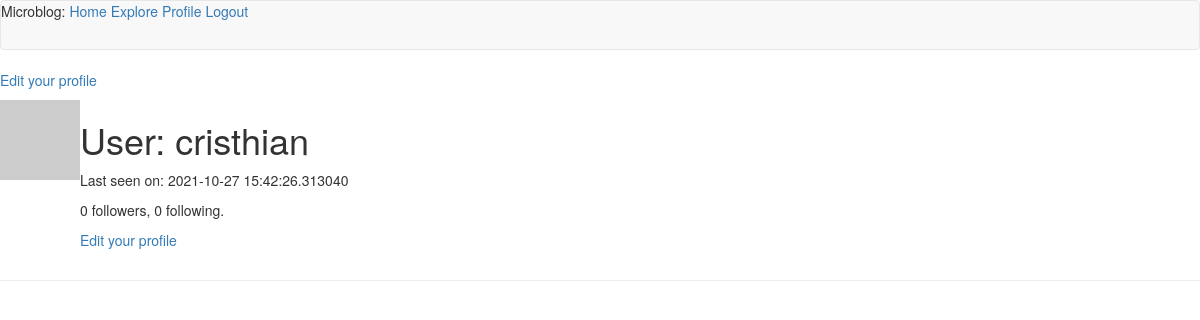
The page /userProfile/cristhian (signed in) on the database as committed earlier.
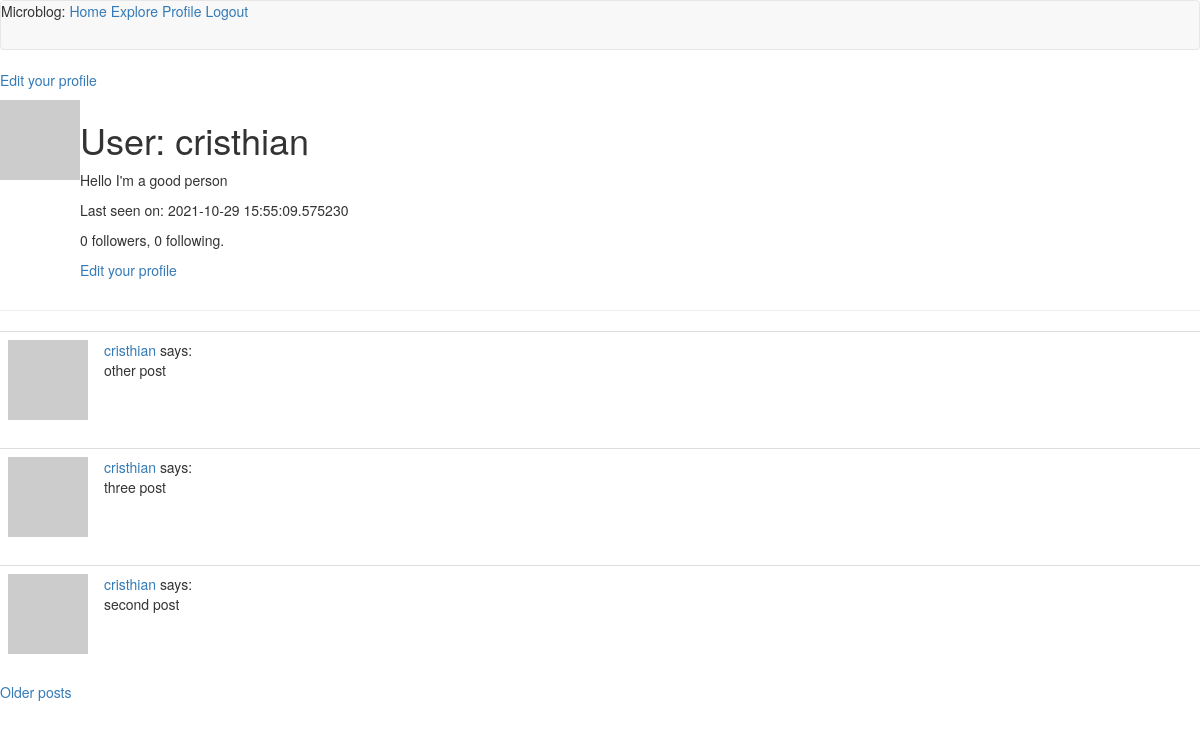
The same page on the database as committed later.
### app/models.py (models this page shows, shortened)
class User(UserMixin, db.Model):
    id = db.Column(db.Integer, primary_key=True)
    username = db.Column(db.String(64), index=True, unique=True)
    email = db.Column(db.String(120), index=True, unique=True)
    password_hash = db.Column(db.String(128))
    posts = db.relationship('Post', backref='author', lazy='dynamic')
    about_me = db.Column(db.String(140))
    last_seen = db.Column(db.DateTime, default=datetime.utcnow)
    followed = db.relationship(
        'User', secondary=followers,
        primaryjoin=(followers.c.follower_id == id),
        secondaryjoin=(followers.c.followed_id == id),
        backref=db.backref('followers', lazy='dynamic'), lazy='dynamic')
    def avatar(self, size=80):
        return f'https://gravatar.com/avatar/asd?d=mp&s={size}'

class Post(db.Model):
    id = db.Column(db.Integer, primary_key=True)
    body = db.Column(db.String(140))
    timestamp = db.Column(db.DateTime, index=True, default=datetime.utcnow) # Pass the function no result of it
    user_id = db.Column(db.Integer, db.ForeignKey('user.id'))

### app/routes.py (the view)
@app.route('/userProfile/<username>')
@login_required
def userProfile(username):
    user = User.query.filter_by(username=username).first_or_404()
    page = request.args.get('page', 1, type=int)
    posts = user.posts.order_by(Post.timestamp.desc()).paginate(
        page, app.config['POSTS_PER_PAGE'], False)
    next_url = url_for('userProfile', username=user.username, page=posts.next_num) \
        if posts.has_next else None
    prev_url = url_for('userProfile', username=user.username, page=posts.prev_num) \
        if posts.has_prev else None
    form = EmptyForm()
    return render_template('user.html', user=user, posts=posts.items,
                           next_url=next_url, prev_url=prev_url, form=form)

### app/models.py (called while the page is built)
@login.user_loader
def load_user(id):
    return User.query.get(int(id))

### app/routes.py (called while the page is built)
@app.before_request
def before_request():
    if current_user.is_authenticated:
        current_user.last_seen = datetime.utcnow()
        db.session.commit()

### app/templates/user.html (shortened to what this page needs)
{% extends "base.html" %}
{% block content %}
    <table>
        <tr valign="top">
            <td><img src="{{ user.avatar(128) }}"></td>
            <td>
                <h1>User: {{ user.username }}</h1>
                {% if user.about_me %}<p>{{ user.about_me }}</p>{% endif %}
                {% if user.last_seen %}<p>Last seen on: {{ user.last_seen }}</p>{% endif %}
                <p>{{ user.followers.count() }} followers, {{ user.followed.count() }} following.</p>
                {% if user == current_user %}
                <p><a href="{{ url_for('edit_profile') }}">Edit your profile</a></p>
                {% endif %}
            </td>
            {% if user == current_user %}
            <p><a href="{{ url_for('edit_profile') }}">Edit your profile</a></p>
            {% endif %}
        </tr>
    </table>
    <hr>
    {% for post in posts %}
        {% include '_post.html' %}
    {% endfor %}
    {% if next_url %}
        <a href="{{ next_url }}">Older posts</a>
    {% endif %}
{% endblock %}

### app/templates/base.html (shortened to what this page needs)
{% extends 'bootstrap/base.html' %}
{% block navbar %}
    <nav class="navbar navbar-default">
        <div>
            Microblog:
            <a href="{{ url_for('index') }}">Home</a>
            <a href="{{ url_for('explore') }}">Explore</a>
            {% if current_user.is_anonymous %}
            <a href="{{ url_for('login') }}">Login</a>
            {% else %}
            <a href="{{ url_for('userProfile', username=current_user.username) }}">Profile</a>
            <a href="{{ url_for('logout') }}">Logout</a>
            {% endif %}
        </div>
    </nav>
{% endblock %}

### app/templates/_post.html
<table class="table table-hover">
    <tr>
        <td width="70px">
            <a href="{{ url_for('userProfile', username=post.author.username) }}">
                <img src="{{ post.author.avatar(70) }}" />
            </a>
        </td>
        <td>
            <a href="{{ url_for('userProfile', username=post.author.username) }}">
                {{ post.author.username }}
            </a>
            says:
            <br>
            {{ post.body }}
        </td>
    </tr>
</table>

Rows that differ between the two databases and show on the page:
changed User "cristhian": about_me (not shown) → "Hello I'm a good person"; last_seen "2021-10-27 15:42:26.313040" → "2021-10-29 15:55:09.575230"
added Post: author.username "cristhian", body "other post"
added Post: author.username "cristhian", body "three post"
added Post: author.username "cristhian", body "second post"
Other text that changed with them:
text now shown: "Older posts"
